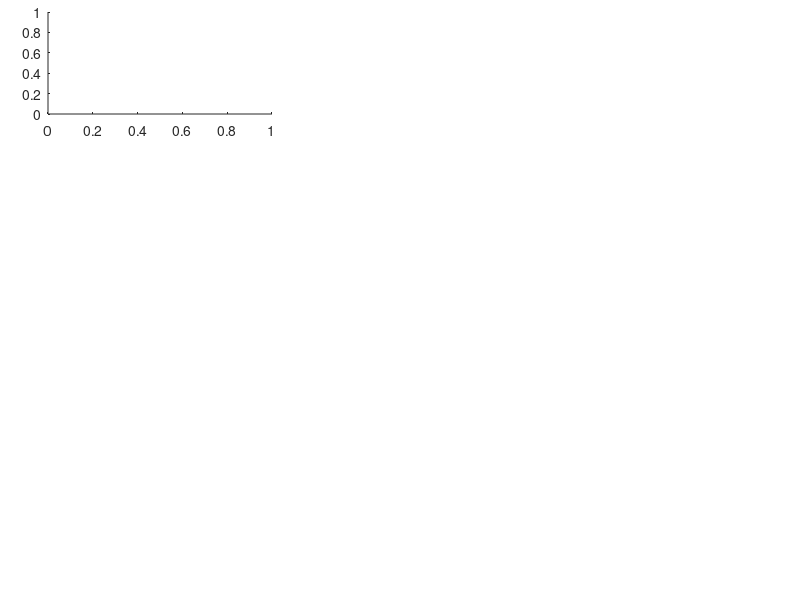

Source code (MATLAB): (Note: this script raises an error after producing the figure.)
clc;
clear all;
close all;

figure;
set(gcf,'unit','normalized','position',[0.1,0.05,0.6,0.8]);
set(gca, 'Position', [0 0 1 1]);

panelnumbers = {'a','b','c';...
    'd','e','f';...
    'g','h','i';};

tmp = 1;
for region_i = 1:3

subplot('position', [0.06 + (region_i-1)*0.32 0.81 0.28 0.17]);
plot_spatial_hist_figure(region_i,'H2OSNO', 'SWE','mm', ['(' panelnumbers{tmp} ')']);
tmp = tmp + 1;

subplot('position', [0.06 + (region_i-1)*0.32 0.62 0.28 0.17]);
plot_spatial_hist_figure(region_i,'QRUNOFF','Runoff', 'mm/day', ['(' panelnumbers{tmp} ')']);
tmp = tmp + 1;


subplot('position', [0.06 + (region_i-1)*0.32 0.43 0.28 0.17]);
plot_spatial_hist_figure(region_i,'QRUNOFF', 'Snowmelt','mm/day', ['(' panelnumbers{tmp} ')']);
tmp = tmp + 1;

end

exportgraphics(gcf,'../figure/ROS_figure_hist_spatial_pattern.tif','Resolution',300);
close all